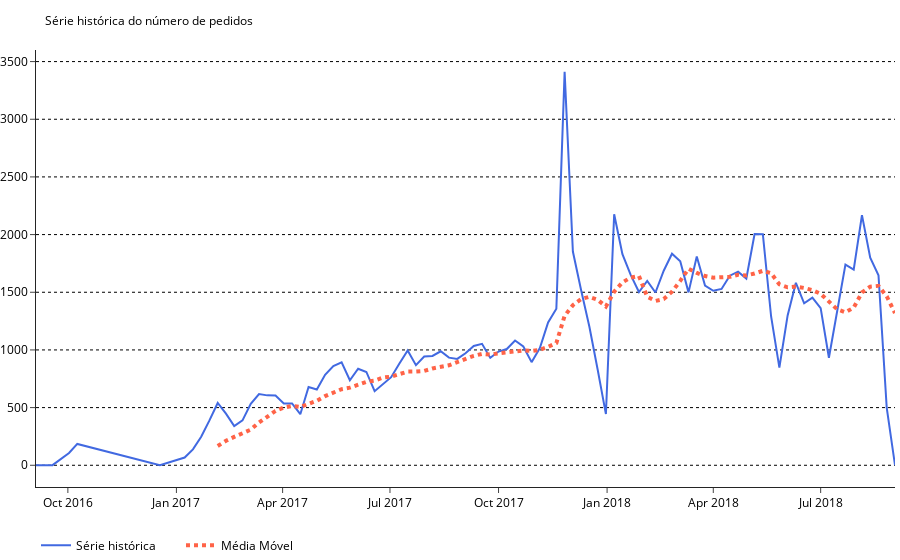

The code cell stored with this chart in its notebook:
### Code cell
import plotly.graph_objects as go 
fig = go.Figure(
    go.Scatter(
        x = data['data'],
        y = data['pedidos'],
        name = 'Série histórica',
        hovertemplate='Série histórica<br> Data = %{x}<br> Valor = %{y}<extra></extra>',
        line=dict(color='royalblue')
    )
)
fig.add_traces(
    go.Scatter(
        x=data['data'].iloc[9:], 
        y=data['pedidos'].rolling(10).mean().dropna(),
        name = 'Média Móvel',
        hovertemplate='Média Móvel<br>Data = %{x}<br> Valor = %{y}<extra></extra>',
        line=dict(
            color='tomato',
            width=4,
            dash='dot'
        )
        )
)
fig.update_layout(
    title = dict(
        text = 'Série histórica do número de pedidos',
        font = dict(
            size = 12,
            color='black'   
        )
    ),
    legend = dict(
        borderwidth=0,
        orientation='h',
        entrywidth=100,
        font = dict(
            size=12,
            color='black'
        )
    ),
    xaxis=dict(
        tickfont = dict(
            size = 12,
            color='black'
        ),
        showgrid=False,
    ),
    yaxis=dict(
        tickfont = dict(
            size = 12,
            color='black'
        ),
        showgrid=True,
        zeroline=False,
        gridcolor='black',
        griddash='dot',
    ),
    autosize=True,
    margin=dict(l=0, r=5, t=50, b=0),
    paper_bgcolor='rgba(0,0,0,0)',
    plot_bgcolor="rgba(0,0,0,0)",
    template='simple_white',
)
fig.update_traces(
       hoverlabel=dict(
            font = dict(
                     family = 'Arial', 
                     size   = 15, 
                     color  = 'black'),
                align = 'left',
        ))
fig.show()
